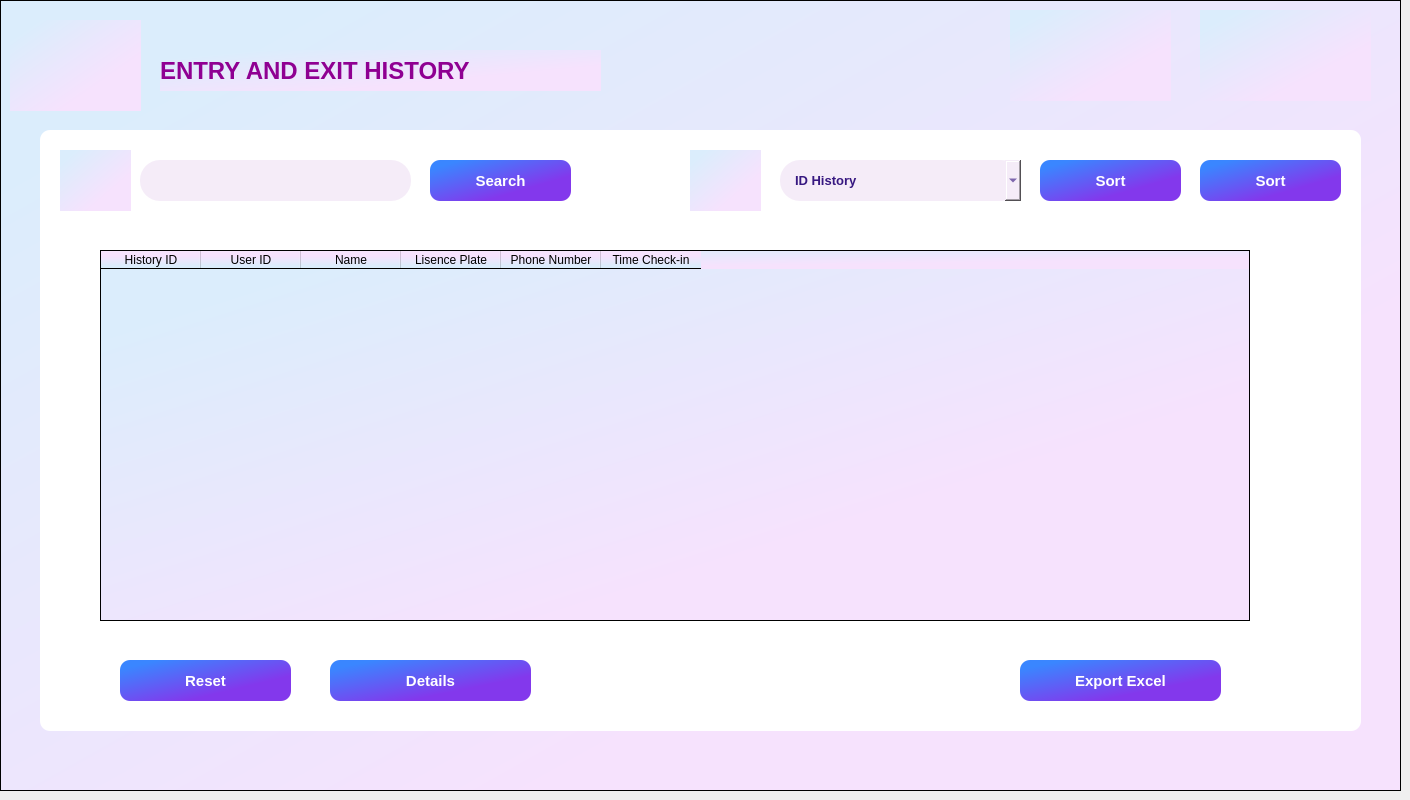
    <widget class="QWidget" name="tab">
     <attribute name="title">
      <string>History</string>
     </attribute>
     <widget class="QFrame" name="frame_4">
      <property name="geometry">
       <rect>
        <x>0</x>
        <y>0</y>
        <width>1401</width>
        <height>791</height>
       </rect>
      </property>
      <property name="styleSheet">
       <string notr="true">QFrame {
	background-color: #E9E2F8;
background-color: qlineargradient(spread:pad, x1:1, y1:1, x2:0, y2:0, stop:0.306818 rgb(246,226,253), stop:0.886364 rgb(219,237,252));

}</string>
      </property>
      <property name="frameShape">
       <enum>QFrame::StyledPanel</enum>
      </property>
      <property name="frameShadow">
       <enum>QFrame::Raised</enum>
      </property>
      <widget class="QLabel" name="label_32">
       <property name="enabled">
        <bool>true</bool>
       </property>
       <property name="geometry">
        <rect>
         <x>1200</x>
         <y>10</y>
         <width>171</width>
         <height>91</height>
        </rect>
       </property>
       <property name="tabletTracking">
        <bool>false</bool>
       </property>
       <property name="styleSheet">
        <string notr="true">QLabel {
	backround-color: red;
}
</string>
       </property>
       <property name="frameShape">
        <enum>QFrame::NoFrame</enum>
       </property>
       <property name="frameShadow">
        <enum>QFrame::Plain</enum>
       </property>
       <property name="text">
        <string/>
       </property>
       <property name="pixmap">
        <pixmap resource="../imageUI/images.qrc">:/icon/icon-deco.png</pixmap>
       </property>
       <property name="scaledContents">
        <bool>true</bool>
       </property>
      </widget>
      <widget class="QLabel" name="label_31">
       <property name="enabled">
        <bool>true</bool>
       </property>
       <property name="geometry">
        <rect>
         <x>1010</x>
         <y>10</y>
         <width>161</width>
         <height>91</height>
        </rect>
       </property>
       <property name="tabletTracking">
        <bool>false</bool>
       </property>
       <property name="styleSheet">
        <string notr="true">QLabel {
	backround-color: red;
}
</string>
       </property>
       <property name="frameShape">
        <enum>QFrame::NoFrame</enum>
       </property>
       <property name="frameShadow">
        <enum>QFrame::Plain</enum>
       </property>
       <property name="text">
        <string/>
       </property>
       <property name="pixmap">
        <pixmap resource="../imageUI/images.qrc">:/icon/icon-deco.png</pixmap>
       </property>
       <property name="scaledContents">
        <bool>true</bool>
       </property>
      </widget>
      <widget class="QLabel" name="label_18">
       <property name="geometry">
        <rect>
         <x>160</x>
         <y>50</y>
         <width>441</width>
         <height>41</height>
        </rect>
       </property>
       <property name="font">
        <font>
         <family>Segoe UI</family>
         <pointsize>18</pointsize>
         <weight>75</weight>
         <bold>true</bold>
        </font>
       </property>
       <property name="styleSheet">
        <string notr="true">QLabel {
	color: qlineargradient(spread:pad, x1:1, y1:1, x2:0, y2:0, stop:0.306818 rgba(143, 0, 146, 255), stop:0.886364 rgba(0, 100, 245, 255));

}</string>
       </property>
       <property name="text">
        <string>ENTRY AND EXIT HISTORY</string>
       </property>
      </widget>
      <widget class="QGroupBox" name="groupBox_5">
       <property name="geometry">
        <rect>
         <x>40</x>
         <y>130</y>
         <width>1321</width>
         <height>601</height>
        </rect>
       </property>
       <property name="mouseTracking">
        <bool>true</bool>
       </property>
       <property name="tabletTracking">
        <bool>false</bool>
       </property>
       <property name="styleSheet">
        <string notr="true">QGroupBox{
	background-color: #fff;
    border: none;
    border-radius: 10px
}</string>
       </property>
       <property name="title">
        <string/>
       </property>
       <property name="checkable">
        <bool>false</bool>
       </property>
       <widget class="QTableWidget" name="tableHistory">
        <property name="geometry">
         <rect>
          <x>60</x>
          <y>120</y>
          <width>1150</width>
          <height>371</height>
         </rect>
        </property>
        <property name="maximumSize">
         <size>
          <width>16777215</width>
          <height>371</height>
         </size>
        </property>
        <property name="font">
         <font>
          <family>Segoe UI</family>
          <pointsize>10</pointsize>
          <weight>75</weight>
          <bold>true</bold>
         </font>
        </property>
        <property name="styleSheet">
         <string notr="true">QTableWidget::item#tableHistory {
  	text-align : center;
  	vertical-align: middle;
	background-color: #fff;
	color: #371881;
}

QHeaderView, QHeaderView::section {
    background-color: #6a4bff;
	color: #fff;
	font-style: bold;
	text-align : center;
	font-size : 18px;
}
QTableWidget::item:selected#tableHistory { 
	background-color: #ffedca; 
}background-color: #fff;</string>
        </property>
        <property name="horizontalScrollMode">
         <enum>QAbstractItemView::ScrollPerItem</enum>
        </property>
        <property name="columnCount">
         <number>6</number>
        </property>
        <attribute name="verticalHeaderVisible">
         <bool>false</bool>
        </attribute>
        <column>
         <property name="text">
          <string>History ID</string>
         </property>
        </column>
        <column>
         <property name="text">
          <string>User ID</string>
         </property>
        </column>
        <column>
         <property name="text">
          <string>Name</string>
         </property>
        </column>
        <column>
         <property name="text">
          <string>Lisence Plate</string>
         </property>
        </column>
        <column>
         <property name="text">
          <string>Phone Number</string>
         </property>
        </column>
        <column>
         <property name="text">
          <string>Time Check-in</string>
         </property>
        </column>
       </widget>
       <widget class="QPushButton" name="btnSearchHistory">
        <property name="geometry">
         <rect>
          <x>390</x>
          <y>30</y>
          <width>141</width>
          <height>41</height>
         </rect>
        </property>
        <property name="font">
         <font>
          <family>Segoe UI</family>
          <pointsize>11</pointsize>
          <weight>75</weight>
          <bold>true</bold>
         </font>
        </property>
        <property name="cursor">
         <cursorShape>OpenHandCursor</cursorShape>
        </property>
        <property name="styleSheet">
         <string notr="true">QPushButton#btnSearchHistory {
   background-color: #743de3;
   border : none;
   color: white;
   border-radius: 10px;
background-color: qlineargradient(spread:pad, x1:1, y1:1, x2:0, y2:0, stop:0.306818 rgb(131,56,236), stop:0.886364 #3a86ff);
}</string>
        </property>
        <property name="text">
         <string>Search</string>
        </property>
       </widget>
       <widget class="QPushButton" name="btnSortHistoryIncrease">
        <property name="geometry">
         <rect>
          <x>1000</x>
          <y>30</y>
          <width>141</width>
          <height>41</height>
         </rect>
        </property>
        <property name="font">
         <font>
          <family>Segoe UI</family>
          <pointsize>11</pointsize>
          <weight>75</weight>
          <bold>true</bold>
         </font>
        </property>
        <property name="cursor">
         <cursorShape>OpenHandCursor</cursorShape>
        </property>
        <property name="styleSheet">
         <string notr="true">QPushButton#btnSortHistoryIncrease {
   background-color: #743de3;
   border : none;
   color: white;
   border-radius: 10px;
background-color: qlineargradient(spread:pad, x1:1, y1:1, x2:0, y2:0, stop:0.306818 rgb(131,56,236), stop:0.886364 #3a86ff);
}</string>
        </property>
        <property name="text">
         <string>Sort</string>
        </property>
        <property name="icon">
         <iconset>
          <normaloff>../imageUI/up-arrow.png</normaloff>../imageUI/up-arrow.png</iconset>
        </property>
        <property name="iconSize">
         <size>
          <width>30</width>
          <height>30</height>
         </size>
        </property>
       </widget>
       <widget class="QLineEdit" name="txtSearchHistory">
        <property name="geometry">
         <rect>
          <x>100</x>
          <y>30</y>
          <width>271</width>
          <height>41</height>
         </rect>
        </property>
        <property name="font">
         <font>
          <family>Segoe UI</family>
          <pointsize>10</pointsize>
          <weight>75</weight>
          <bold>true</bold>
         </font>
        </property>
        <property name="styleSheet">
         <string notr="true">QLineEdit{
	border-radius: 20px;
	padding-left: 12px;
	color: #371881;
	background-color: #f5ecf8;
}</string>
        </property>
        <property name="text">
         <string/>
        </property>
       </widget>
       <widget class="QLabel" name="label_11">
        <property name="geometry">
         <rect>
          <x>650</x>
          <y>20</y>
          <width>71</width>
          <height>61</height>
         </rect>
        </property>
        <property name="styleSheet">
         <string notr="true"/>
        </property>
        <property name="text">
         <string/>
        </property>
        <property name="pixmap">
         <pixmap>../imageUI/sort.png</pixmap>
        </property>
        <property name="scaledContents">
         <bool>true</bool>
        </property>
       </widget>
       <widget class="QLabel" name="label_13">
        <property name="geometry">
         <rect>
          <x>20</x>
          <y>20</y>
          <width>71</width>
          <height>61</height>
         </rect>
        </property>
        <property name="styleSheet">
         <string notr="true"/>
        </property>
        <property name="text">
         <string/>
        </property>
        <property name="pixmap">
         <pixmap>../imageUI/search_1.png</pixmap>
        </property>
        <property name="scaledContents">
         <bool>true</bool>
        </property>
       </widget>
       <widget class="QPushButton" name="btnSortHistoryDecrease">
        <property name="geometry">
         <rect>
          <x>1160</x>
          <y>30</y>
          <width>141</width>
          <height>41</height>
         </rect>
        </property>
        <property name="font">
         <font>
          <family>Segoe UI</family>
          <pointsize>11</pointsize>
          <weight>75</weight>
          <bold>true</bold>
         </font>
        </property>
        <property name="cursor">
         <cursorShape>OpenHandCursor</cursorShape>
        </property>
        <property name="styleSheet">
         <string notr="true">QPushButton#btnSortHistoryDecrease {
   background-color: #743de3;
   border : none;
   color: white;
   border-radius: 10px;
background-color: qlineargradient(spread:pad, x1:1, y1:1, x2:0, y2:0, stop:0.306818 rgb(131,56,236), stop:0.886364 #3a86ff);
}</string>
        </property>
        <property name="text">
         <string>Sort</string>
        </property>
        <property name="icon">
         <iconset>
          <normaloff>../imageUI/decrease.png</normaloff>../imageUI/decrease.png</iconset>
        </property>
        <property name="iconSize">
         <size>
          <width>25</width>
          <height>25</height>
         </size>
        </property>
       </widget>
       <widget class="QComboBox" name="cbbSortHistory">
        <property name="geometry">
         <rect>
          <x>740</x>
          <y>30</y>
          <width>241</width>
          <height>41</height>
         </rect>
        </property>
        <property name="font">
         <font>
          <family>Segoe UI</family>
          <pointsize>10</pointsize>
          <weight>75</weight>
          <bold>true</bold>
         </font>
        </property>
        <property name="styleSheet">
         <string notr="true">border-radius: 20px;
	padding-left: 15px;
	color: #371881;
background-color: #f5ecf8;</string>
        </property>
        <item>
         <property name="text">
          <string>ID History</string>
         </property>
        </item>
        <item>
         <property name="text">
          <string>Name</string>
         </property>
        </item>
        <item>
         <property name="text">
          <string>Phone Number</string>
         </property>
        </item>
        <item>
         <property name="text">
          <string>Lisence Plate</string>
         </property>
        </item>
        <item>
         <property name="text">
          <string>Time Check-in</string>
         </property>
        </item>
       </widget>
       <widget class="QPushButton" name="btnResetHistory">
        <property name="geometry">
         <rect>
          <x>80</x>
          <y>530</y>
          <width>171</width>
          <height>41</height>
         </rect>
        </property>
        <property name="font">
         <font>
          <family>Segoe UI</family>
          <pointsize>11</pointsize>
          <weight>75</weight>
          <bold>true</bold>
         </font>
        </property>
        <property name="cursor">
         <cursorShape>OpenHandCursor</cursorShape>
        </property>
        <property name="styleSheet">
         <string notr="true">QPushButton#btnResetHistory {
   background-color: #743de3;
   border : none;
   color: white;
   border-radius: 10px;
background-color: qlineargradient(spread:pad, x1:1, y1:1, x2:0, y2:0, stop:0.306818 rgb(131,56,236), stop:0.886364 #3a86ff);
}</string>
        </property>
        <property name="text">
         <string>Reset</string>
        </property>
       </widget>
       <widget class="QPushButton" name="btnDetailsHistory">
        <property name="geometry">
         <rect>
          <x>290</x>
          <y>530</y>
          <width>201</width>
          <height>41</height>
         </rect>
        </property>
        <property name="font">
         <font>
          <family>Segoe UI</family>
          <pointsize>11</pointsize>
          <weight>75</weight>
          <bold>true</bold>
         </font>
        </property>
        <property name="cursor">
         <cursorShape>OpenHandCursor</cursorShape>
        </property>
        <property name="styleSheet">
         <string notr="true">
QPushButton#btnDetailsHistory {
  
background-color: qlineargradient(spread:pad, x1:1, y1:1, x2:0, y2:0, stop:0.306818 rgba(143, 0, 146, 255), stop:0.886364 rgba(0, 100, 245, 255));
   border : none;
   color: white;
   border-radius: 10px;
background-color: #743de3;
background-color: qlineargradient(spread:pad, x1:1, y1:1, x2:0, y2:0, stop:0.306818 rgb(131,56,236), stop:0.886364 #3a86ff);
}</string>
        </property>
        <property name="text">
         <string>Details</string>
        </property>
       </widget>
       <widget class="QPushButton" name="btnExportExcel">
        <property name="geometry">
         <rect>
          <x>980</x>
          <y>530</y>
          <width>201</width>
          <height>41</height>
         </rect>
        </property>
        <property name="font">
         <font>
          <family>Segoe UI</family>
          <pointsize>11</pointsize>
          <weight>75</weight>
          <bold>true</bold>
         </font>
        </property>
        <property name="cursor">
         <cursorShape>OpenHandCursor</cursorShape>
        </property>
        <property name="styleSheet">
         <string notr="true">
QPushButton#btnExportExcel {
   background-color: #6a4bff;

   border : none;
   color: white;
   border-radius: 10px;
background-color: qlineargradient(spread:pad, x1:1, y1:1, x2:0, y2:0, stop:0.306818 rgb(131,56,236), stop:0.886364 #3a86ff);
}</string>
        </property>
        <property name="text">
         <string>Export Excel</string>
        </property>
       </widget>
      </widget>
      <widget class="QLabel" name="label_10">
       <property name="enabled">
        <bool>true</bool>
       </property>
       <property name="geometry">
        <rect>
         <x>10</x>
         <y>20</y>
         <width>131</width>
         <height>91</height>
        </rect>
       </property>
       <property name="tabletTracking">
        <bool>false</bool>
       </property>
       <property name="styleSheet">
        <string notr="true">QLabel {
	backround-color: red;
}
</string>
       </property>
       <property name="frameShape">
        <enum>QFrame::NoFrame</enum>
       </property>
       <property name="frameShadow">
        <enum>QFrame::Plain</enum>
       </property>
       <property name="text">
        <string/>
       </property>
       <property name="pixmap">
        <pixmap resource="../imageUI/images.qrc">:/icon/icons8-car-badge-96.png</pixmap>
       </property>
       <property name="scaledContents">
        <bool>true</bool>
       </property>
      </widget>
     </widget>
    </widget>
